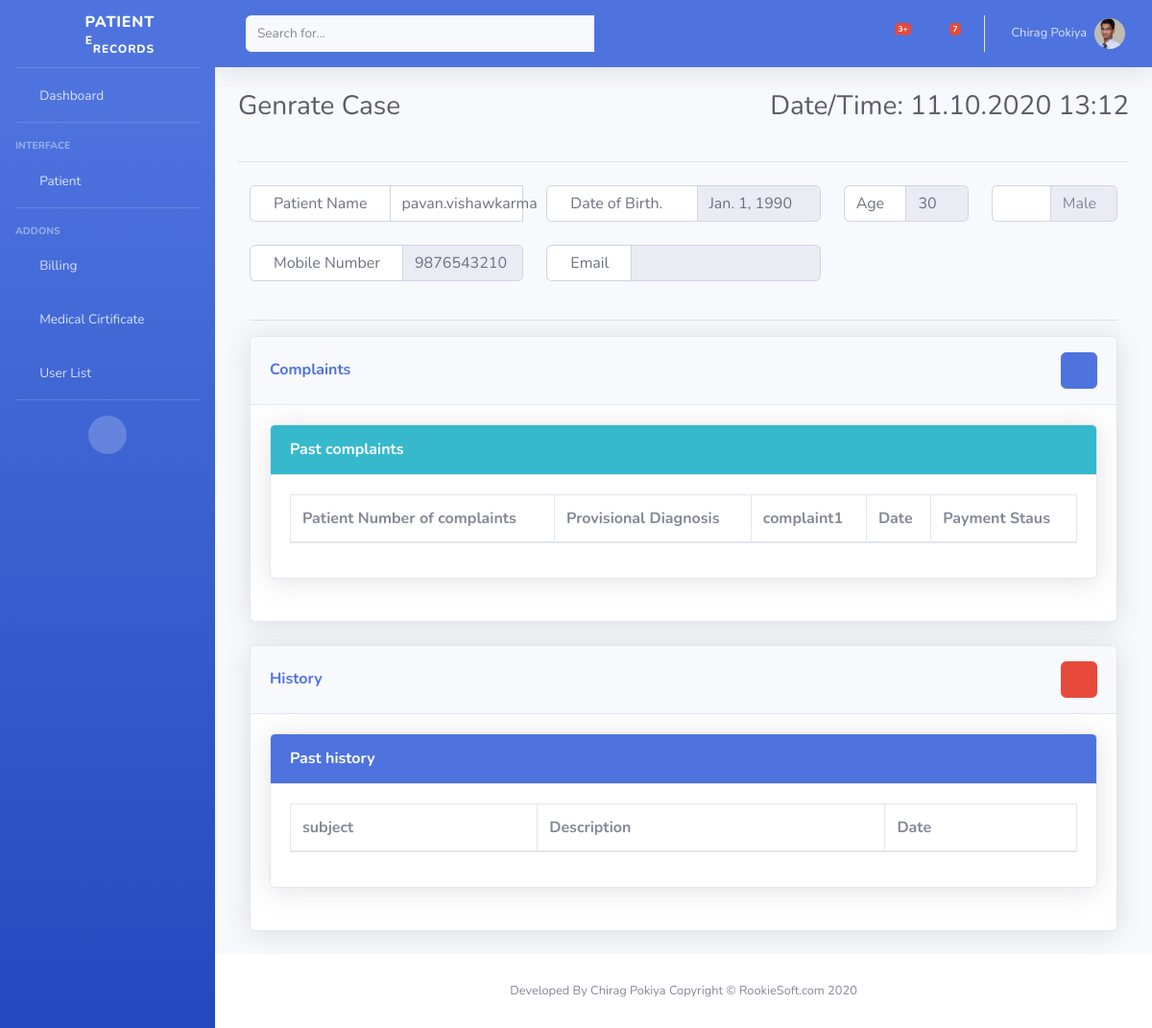
Screenshot of /generate/26 (signed in) with the database file from the repository.
### account/models.py (models this page shows, shortened)
class Profile(models.Model):
    user = models.OneToOneField(User, on_delete=models.CASCADE)
    contact_no = models.IntegerField(null = True, blank=True, default=0)
    address = models.CharField(max_length=200)
    sex = models.CharField(max_length=50)
    dob = models.DateField(null = True, blank=True,)
    age = models.IntegerField(blank=True, null = True)
    blood_group = models.CharField(max_length=3)
    photo = models.ImageField(upload_to = 'users/%Y/%m/%d', blank = True)
    archive = models.BooleanField(default=False)
    created_at=models.DateTimeField(auto_now_add=True)
    updated_at=models.DateTimeField(auto_now_add=True)

### home/views.py (the view)
# urls.py: path('generate/<str:patient_id>', generate, name = 'generate'),
@login_required
def generate(request, patient_id):
    patient = Profile.objects.get(user=patient_id)
    patientPastHistorys = PastHistory.objects.filter(patient=patient_id)
    medicinesnames = Medicines.objects.all
    results=ComplaintList.objects.all
    patientcomplaints = PatientComplaint.objects.filter(patientcheckup__patient=patient_id)
    patientbills = Bill.objects.filter(patient=patient_id)
    return render(request, 'case/generate.html', {'patient':patient,'patientPastHistorys':patientPastHistorys, 'results':results, 'medicinesnames':medicinesnames, 'patientcomplaints':patientcomplaints, 'patientbills':patientbills})

### home/context_processors.py (called while the page is built)
def hasGroup(user, groupName):
    try:
        group = Group.objects.get(name=groupName)
        return True if group in user.groups.all() else False
    except:
        return False

def menu_processor(request):
    menu = {}
    user = request.user
    if hasGroup(user, 'doctor'):
        menu['Cases'] = '/case'
        menu['New Patient'] = '/register'
        menu['Manage Patient'] = '/manage_patient'
    elif hasGroup(user, 'patient'):
        menu['Reports'] = '/reports'
        menu['Appointments'] = '/appointments'
        menu['Medication'] = '/medicines'
        menu['Bills'] = '/bill'
        menu['Cases'] = '/case'
    elif hasGroup(user, 'receptionist'):
        menu['New Patient'] = '/register'
        menu['Cases'] = '/case'
        menu['Generate Case'] = '/generate'
    elif hasGroup(user, 'lab_attendant'):
        menu['Reports'] = '/reports'
        menu['Generate Report'] = '/reports/generate'
    elif hasGroup(user, 'inventory_manager'):
        menu['All Stock'] = ''
        menu['Stock Details'] = ''
    return {'menu': menu}

### home/models.py (called while the page is built)
	def __str__(self):
		return self.medicinesname

### home/templates/case/generate.html (shortened to what this page needs)
{% extends 'home/base.html' %}
{% block heading %}
<div class="row">
  <div class="col">
    <h1 class="h3 mb-4 text-gray-800">Genrate Case</h1>
  </div>
  <div class="col">
    <p class="text-right">Date/Time: <span id="datetime"></span></p>
  </div>
</div>
<hr>
{% endblock %}
{% block css %}
<link rel="stylesheet" href="https://cdn.jsdelivr.net/npm/bootstrap-select@1.13.14/dist/css/bootstrap-select.min.css">
{% endblock css %}
{% block body %}
<div class="container-fluid">
  <div class="row">
    <div class="col-lg-4 input-group mb-4">
      <div class="input-group-prepend">
        <span class="input-group-text bg-white px-4 border-md border-right-0">
          Patient Name
        </span>
      </div>
      <b class="form-control" id="patientusername" type="text" name="patientusername">{{ patient.user.username }}</b>
    </div>
    <div class="col-lg-4 input-group mb-4">
      <div class="input-group-prepend">
        <span class="input-group-text bg-white px-4 border-md border-right-0">
          Date of Birth.<i class="fas fa-birthday-cake"></i>
        </span>
      </div>
      <b class="form-control" id="patientdob" type="text" name="patientdob" placeholder="Date of Birth"
        readonly>{{ patient.dob }}</b>
    </div>
    <div class="col-lg-2 input-group mb-4">
      <label class="form-control">Age</label>
      <input class="form-control" id="patientage" type="text" name="patientage" value="{{ patient.age }}" readonly>
    </div>
    <div class="col-lg-2 input-group mb-4">
      <div class="input-group-prepend">
        <span class="input-group-text bg-white px-4 border-md border-right-0">
          <i class="fas fa-venus-mars"></i>
        </span>
      </div>
      <input class="form-control" id="patientgender" type="text" name="patientgender" placeholder="{{ patient.sex }}"
        readonly>
    </div>
  </div>
  <div class="row">
    <div class="col-lg-4 input-group mb-4">
      <div class="input-group-prepend">
        <span class="input-group-text bg-white px-4 border-md border-right-0">
          Mobile Number
        </span>
      </div>
      <b class="form-control" id="patientmobile" type="text" name="patientmobile" placeholder="Contact Number"
        readonly>{{ patient.contact_no }}</b>
    </div>
    <div class="col-lg-4 input-group mb-4">
      <div class="input-group-prepend">
        <span class="input-group-text bg-white px-4 border-md border-right-0">
          Email
        </span>
      </div>
      <b class="form-control" id="patientemail" type="text" name="patientemail" placeholder="Email"
        readonly>{{ patient.user.email }}</b>
    </div>
  </div>
  <hr>
  <div class="row">
    <div class="col-lg-12">
      <div class="card shadow mb-4">
        <div class="card-header py-3 d-flex flex-row align-items-center justify-content-between">
          <h6 class="m-0 font-weight-bold text-primary">Complaints</h6>
          <div class="no-arrow">
            <button type="button" class="btn btn-primary" data-toggle="modal" data-target="#complaintsModal">
              <i class="fas fa-plus-square"></i>
            </button>
          </div>
        </div>
        <div class="card-body">
          <div class="card shadow mb-4">
            <a href="#collapseCardExample4" class="d-block card-header py-3 bg-info text-white" data-toggle="collapse"
              role="button" aria-expanded="true" aria-controls="collapseCardExample4">
              <h6 class="m-0 font-weight-bold">Past complaints</h6>
            </a>
            <div class="collapse show" id="collapseCardExample4">
              <div class="card-body">
                <table class="table table-bordered" id="dataTable" width="100%" cellspacing="0">
                  <thead>
                    <tr>
                      <th>Patient Number of complaints</th>
                      <th>Provisional Diagnosis</th>
                      <th>complaint1</th>
                      <th>Date</th>
                      <th>Payment Staus</th>
                    </tr>
                  </thead>
                </table>
              </div>
            </div>
          </div>
        </div>
      </div>
    </div>
  </div>
  <div class="row">
    <div class="col-lg-12">
      <div class="card shadow mb-4">
        <div class="card-header py-3 d-flex flex-row align-items-center justify-content-between">
          <h6 class="m-0 font-weight-bold text-primary">History</h6>
          <div class="no-arrow">
            <button type="button" class="btn btn-danger" data-toggle="modal" data-target="#historyModal">
              <i class="fas fa-plus-square"></i>
            </button>
          </div>
        </div>
        <div class="card-body">
          <div class="card shadow mb-4">
            <a href="#collapseCardExample3" class="d-block card-header py-3 bg-primary text-white"
              data-toggle="collapse" role="button" aria-expanded="true" aria-controls="collapseCardExample3">
              <h6 class="m-0 font-weight-bold">Past history</h6>
            </a>
            <div class="collapse show" id="collapseCardExample3">
              <div class="card-body">
                <table class="table table-bordered" id="dataTable" width="100%" cellspacing="0">
                  <thead>
                    <tr>
                      <th>subject</th>
                      <th>Description</th>
                      <th>Date</th>
                    </tr>
                  </thead>
                </table>
              </div>
            </div>
          </div>
        </div>
      </div>
    </div>
  </div>
</div>
{% endblock %}

### home/templates/home/base.html (shortened to what this page needs)
{% load static %}
<!DOCTYPE html>
<html lang="en">
<head>
  <link href="{% static "vendor/fontawesome-free/css/all.min.css" %}" rel="stylesheet" type="text/css">
  <link href="{% static "css/sb-admin-2.min.css" %}" rel="stylesheet">
  {% block css %}
{% endblock css %}
</head>
<body id="page-top">
  <div id="wrapper">
    <ul class="navbar-nav bg-gradient-primary sidebar sidebar-dark accordion" id="accordionSidebar">
      <a class="sidebar-brand d-flex align-items-center justify-content-center" href="index.html">
        <div class="sidebar-brand-icon rotate-n-15">
          <i class="fas fa-laugh-wink"></i>
        </div>
        <div class="sidebar-brand-text mx-3">Patient <sup>e</sup><sub>Records</sub></div>
      </a>
      <hr class="sidebar-divider my-0">
      <li class="nav-item">
        <a class="nav-link" href="index.html">
          <i class="fas fa-fw fa-tachometer-alt"></i>
          <span>Dashboard</span></a>
      </li>
      <hr class="sidebar-divider">
      <div class="sidebar-heading">
        Interface
      </div>
      <li class="nav-item">
        <a class="nav-link collapsed" href="#" data-toggle="collapse" data-target="#collapseTwo" aria-expanded="true"
          aria-controls="collapseTwo">
          <i class="fas fa-fw fa-cog"></i>
          <span>Patient</span>
        </a>
      </li>
      <hr class="sidebar-divider d-none d-md-block">
      <div class="sidebar-heading">
        Addons
      </div>
      <li class="nav-item">
        <a class="nav-link collapsed" href="/all_bill">
          <i class="fas fa-fw fa-folder"></i>
          <span>Billing</span>
        </a>
      </li>
      <li class="nav-item">
        <a class="nav-link" href="charts.html">
          <i class="fas fa-fw fa-chart-area"></i>
          <span>Medical Cirtificate</span></a>
      </li>
      <li class="nav-item">
        <a class="nav-link" href="/userlist">
          <i class="fas fa-fw fa-table"></i>
          <span>User List</span></a>
      </li>
      <hr class="sidebar-divider d-none d-md-block">
      <div class="text-center d-none d-md-inline">
        <button class="rounded-circle border-0" id="sidebarToggle"></button>
      </div>
    </ul>
    <div id="content-wrapper" class="d-flex flex-column">
      <div id="content">
        <nav class="navbar navbar-expand navbar-dark bg-primary topbar mb-4 static-top shadow">
          <form class="d-none d-sm-inline-block form-inline mr-auto ml-md-3 my-2 my-md-0 mw-100 navbar-search">
            <div class="input-group">
              <input type="text" class="form-control bg-light border-0 small" placeholder="Search for..."
                aria-label="Search" aria-describedby="basic-addon2">
              <div class="input-group-append">
                <button class="btn btn-primary" type="button">
                  <i class="fas fa-search fa-sm"></i>
                </button>
              </div>
            </div>
          </form>
          <ul class="navbar-nav ml-auto">
            <li class="nav-item dropdown no-arrow mx-1">
              <a class="nav-link dropdown-toggle" href="#" id="alertsDropdown" role="button" data-toggle="dropdown"
                aria-haspopup="true" aria-expanded="false">
                <i class="fas fa-bell fa-fw"></i>
                <span class="badge badge-danger badge-counter">3+</span>
              </a>
            </li>
            <li class="nav-item dropdown no-arrow mx-1">
              <a class="nav-link dropdown-toggle" href="#" id="messagesDropdown" role="button" data-toggle="dropdown"
                aria-haspopup="true" aria-expanded="false">
                <i class="fas fa-envelope fa-fw"></i>
                <span class="badge badge-danger badge-counter">7</span>
              </a>
            </li>
            <li class="nav-item dropdown no-arrow">
              <a class="nav-link dropdown-toggle" href="#" id="userDropdown" role="button" data-toggle="dropdown"
                aria-haspopup="true" aria-expanded="false">
                <span class="mr-2 d-none d-lg-inline text-white-600 small">{{request.user.first_name}}
                  {{request.user.last_name}}</span>
                <img class="img-profile rounded-circle" src="{{ user.profile.photo.url }}">
              </a>
            </li>
          </ul>
        </nav>
        <div class="container-fluid">
          <h1 class="h3 mb-4 text-gray-800">{% block heading %}Clinic Portal{% endblock %}</h1>
          <div class="row">
            {% block body %}{% endblock %}
          </div>
        </div>
      </div>
      <footer class="sticky-footer bg-white">
        <div class="container my-auto">
          <div class="copyright text-center my-auto">
            <span>Developed By Chirag Pokiya</span>
            <span>Copyright &copy; RookieSoft.com 2020</span>
          </div>
        </div>
      </footer>
    </div>
  </div>
</body>
</html>

### rows the page displays
Profile: user.username "pavan.vishawkarma", dob "Jan. 1, 1990", patientage "30", patientgender "Male", contact_no "9876543210"

### other values shown
{{ request.user.first_name }} "Chirag"
{{ request.user.last_name }} "Pokiya"
